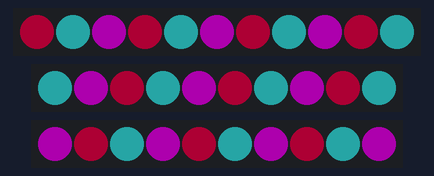
Simulated run of this sketch. Board: Arduino Uno, built with avr-gcc and run on an emulated ATmega328P. Parts: 11 RGB LEDs in strip order, left to right, 2 × 10 RGB LEDs in strip order, left to right. Dim RGB values are drawn brighter than linear; what the sketch prints to the serial monitor is not drawn.

Above: at 0.1 s.
At 1.1 s:
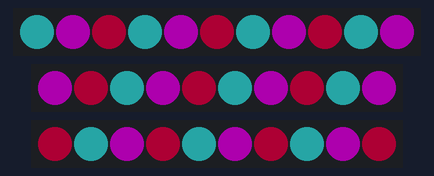
At 2.1 s:
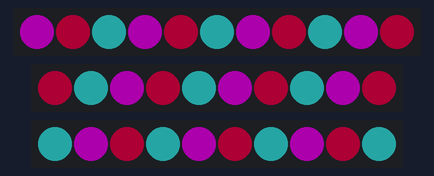

Measured:
- by itself, everything shown: repeats every 3.0 s, in 3 steps
- what the display in image 1 shows lasts 1.0 s, from 1.0 s to 2.0 s

The sketch:

led_test_lk03.ino
```cpp
#include <Wire.h>
#include <Adafruit_NeoPixel.h>

#define A_PIN    6
#define B_PIN    5
#define C_PIN    4

#define A_COUNT 11
#define B_COUNT 10
#define C_COUNT 10

// LED strip
Adafruit_NeoPixel a(A_COUNT, A_PIN, NEO_GRB + NEO_KHZ800);
Adafruit_NeoPixel b(B_COUNT, B_PIN, NEO_GRB + NEO_KHZ800);
Adafruit_NeoPixel c(C_COUNT, C_PIN, NEO_GRB + NEO_KHZ800);

uint32_t colors[3];
int iterator = 0;

void setup() {
  Serial.begin(9600);

  a.begin();
  b.begin();
  c.begin();

  a.show();
  b.show();
  c.show();

  a.setBrightness(50); // Sets the brightness to ~1/5 of max
  b.setBrightness(50);
  c.setBrightness(50);

  colors[0] = a.Color(50, 200, 200);
  colors[1] = a.Color(255, 0, 255);
  colors[2] = a.Color(255, 0, 80);

  for(int i = 0; i < a.numPixels(); i++) {
    a.setPixelColor(i, a.Color(255,255,255));
  }

  for(int i = 0; i < b.numPixels(); i++) {
    b.setPixelColor(i, b.Color(255,0,255));
  }

  for(int i = 0; i < c.numPixels(); i++) {
    c.setPixelColor(i, c.Color(255,0,0));
  }

  a.show();
  b.show();
  c.show();

  Serial.println("setup complete");
}

void loop() {
  iterator++;
  for(int i = 0; i < a.numPixels(); i++) {
    a.setPixelColor(i, colors[(i + 1 +  iterator) % 3]);
  }

  for(int i = 0; i < b.numPixels(); i++) {
    b.setPixelColor(i, colors[(i + 2 + iterator) % 3]);
  }

  for(int i = 0; i < c.numPixels(); i++) {
    c.setPixelColor(i, colors[(i + 3+  iterator) % 3]);
  }

  a.show();
  b.show();
  c.show();
  delay(1000);
}
```
